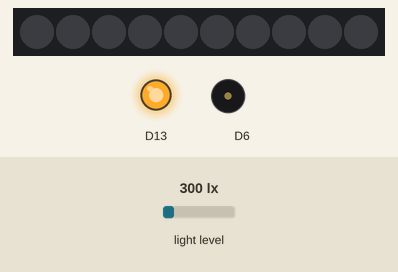
Recording of a sketch running on a simulated Adafruit Circuit Playground Express. On the bench: 10 RGB LEDs in strip order, left to right, output pins drawn as LEDs (lit = HIGH), buzzer (waves = sounding). Inputs (shaded band) come from the test bench; at power-on: light level 300 lx. Dim RGB values are drawn brighter than linear.

Above: at 1.2 s.
1.3 s: light level set to 220 lx
2.8 s: light level set to 179 lx
At 3.4 s:
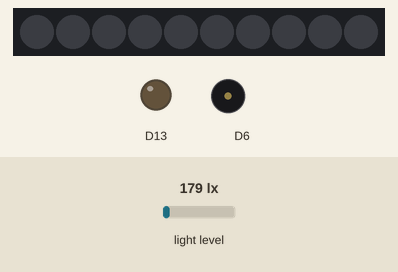
At 4.1 s:
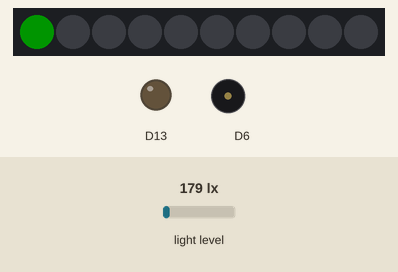
5.0 s: light level set to 500 lx
At 6.2 s:
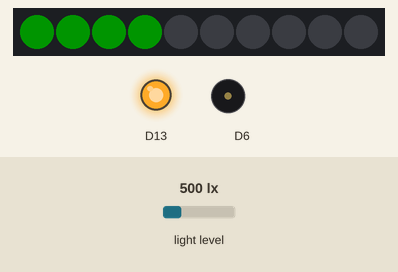
Timing chart, 0 to 8.0 s (numbered marks = the images above; inputs shaded):
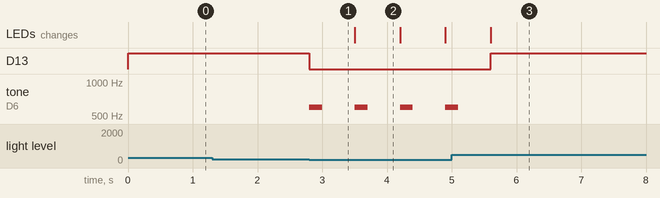

The sketch:

Basketball.ino
```cpp
// the setup function runs once when you press reset or power the board
#include <Adafruit_CircuitPlayground.h>
void setup() {
// initialize digital pin 13 as an output.
pinMode(13, OUTPUT);
CircuitPlayground.begin();
}

// the loop function runs over and over again forever
short score = 0;
void loop() {
if (CircuitPlayground.lightSensor() <= 100){
  digitalWrite(13, LOW);
  CircuitPlayground.playTone(600,200);
  score = score + 1;
  delay(500);
} else digitalWrite(13, HIGH);

CircuitPlayground.setPixelColor(score-1, 0,   255,   0);
 // turn the LED on (HIGH is the voltage level)
  if (score == 10){
    CircuitPlayground.playTone(800,200);
    CircuitPlayground.playTone(600,200);
    CircuitPlayground.playTone(400,200);
    CircuitPlayground.playTone(600,200);
    CircuitPlayground.playTone(800,500);
    CircuitPlayground.clearPixels();
    score = 0;
  }
// turn the LED off by making the voltage LOW

}
```

Measured:
- the behaviour switches between 202 and 201 lx on light level (found by bisection; images 0 and 1)
- after the input at 1.3 s, every drawn part: stays the same
- after the input at 2.8 s, D13: HIGH → LOW at once; tone on D6: alternates 600 Hz for 0.20 s and silent for 0.50 s, starting at once
- after the input at 5.0 s, D13: LOW → HIGH after 0.60 s; tone on D6: goes on until 5.1 s, then stays silent
- what the display in image 2 shows lasts 0.7 s, from 3.5 s to 4.2 s
